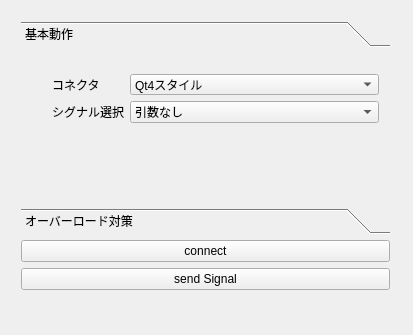
<?xml version="1.0" encoding="UTF-8"?>
<ui version="4.0">
 <class>Widget</class>
 <widget class="QWidget" name="Widget">
  <property name="geometry">
   <rect>
    <x>0</x>
    <y>0</y>
    <width>413</width>
    <height>335</height>
   </rect>
  </property>
  <property name="windowTitle">
   <string>SignalSlotSample</string>
  </property>
  <widget class="QWidget" name="verticalLayoutWidget">
   <property name="geometry">
    <rect>
     <x>10</x>
     <y>10</y>
     <width>391</width>
     <height>291</height>
    </rect>
   </property>
   <layout class="QVBoxLayout" name="verticalLayout">
    <item>
     <widget class="QToolBox" name="toolBox">
      <property name="enabled">
       <bool>true</bool>
      </property>
      <property name="currentIndex">
       <number>0</number>
      </property>
      <widget class="QWidget" name="page">
       <property name="geometry">
        <rect>
         <x>0</x>
         <y>0</y>
         <width>389</width>
         <height>159</height>
        </rect>
       </property>
       <attribute name="label">
        <string>基本動作</string>
       </attribute>
       <widget class="QWidget" name="layoutWidget">
        <property name="geometry">
         <rect>
          <x>20</x>
          <y>10</y>
          <width>349</width>
          <height>71</height>
         </rect>
        </property>
        <layout class="QFormLayout" name="formLayout">
         <item row="0" column="0">
          <widget class="QLabel" name="label">
           <property name="text">
            <string>コネクタ</string>
           </property>
           <property name="alignment">
            <set>Qt::AlignLeading|Qt::AlignLeft|Qt::AlignVCenter</set>
           </property>
          </widget>
         </item>
         <item row="0" column="1">
          <widget class="QComboBox" name="connectorComboBox">
           <item>
            <property name="text">
             <string>Qt4スタイル</string>
            </property>
           </item>
           <item>
            <property name="text">
             <string>Qt5スタイル</string>
            </property>
           </item>
           <item>
            <property name="text">
             <string>lamdaスタイル1</string>
            </property>
           </item>
           <item>
            <property name="text">
             <string>lamdaスタイル2</string>
            </property>
           </item>
          </widget>
         </item>
         <item row="1" column="0">
          <widget class="QLabel" name="label_3">
           <property name="text">
            <string>シグナル選択</string>
           </property>
           <property name="alignment">
            <set>Qt::AlignLeading|Qt::AlignLeft|Qt::AlignVCenter</set>
           </property>
          </widget>
         </item>
         <item row="1" column="1">
          <widget class="QComboBox" name="signalTypeComboBox">
           <item>
            <property name="text">
             <string>引数なし</string>
            </property>
           </item>
           <item>
            <property name="text">
             <string>引数あり(int)</string>
            </property>
           </item>
          </widget>
         </item>
        </layout>
       </widget>
      </widget>
      <widget class="QWidget" name="page_2">
       <property name="geometry">
        <rect>
         <x>0</x>
         <y>0</y>
         <width>389</width>
         <height>159</height>
        </rect>
       </property>
       <attribute name="label">
        <string>オーバーロード対策</string>
       </attribute>
       <widget class="QWidget" name="formLayoutWidget">
        <property name="geometry">
         <rect>
          <x>10</x>
          <y>10</y>
          <width>331</width>
          <height>51</height>
         </rect>
        </property>
        <layout class="QFormLayout" name="formLayout_2">
         <item row="0" column="0">
          <widget class="QLabel" name="overLoadLabel">
           <property name="enabled">
            <bool>true</bool>
           </property>
           <property name="text">
            <string>対策方法</string>
           </property>
          </widget>
         </item>
         <item row="0" column="1">
          <widget class="QComboBox" name="overLoadComboBox">
           <property name="enabled">
            <bool>true</bool>
           </property>
           <property name="sizePolicy">
            <sizepolicy hsizetype="Preferred" vsizetype="Fixed">
             <horstretch>0</horstretch>
             <verstretch>0</verstretch>
            </sizepolicy>
           </property>
           <item>
            <property name="text">
             <string>static_castする</string>
            </property>
           </item>
           <item>
            <property name="text">
             <string>関数ポインタ化する</string>
            </property>
           </item>
           <item>
            <property name="text">
             <string>QOverload&lt;型&gt;::ofを使用する</string>
            </property>
           </item>
           <item>
            <property name="text">
             <string>qOverload&lt;型&gt;を使用する</string>
            </property>
           </item>
          </widget>
         </item>
         <item row="1" column="0">
          <widget class="QLabel" name="label_2">
           <property name="text">
            <string>シグナル選択</string>
           </property>
          </widget>
         </item>
         <item row="1" column="1">
          <widget class="QComboBox" name="signalTypeOverloadComboBox">
           <item>
            <property name="text">
             <string>引数(int)</string>
            </property>
           </item>
           <item>
            <property name="text">
             <string>引数(String)</string>
            </property>
           </item>
          </widget>
         </item>
        </layout>
       </widget>
      </widget>
     </widget>
    </item>
    <item>
     <widget class="QPushButton" name="connectButton">
      <property name="text">
       <string>connect</string>
      </property>
     </widget>
    </item>
    <item>
     <widget class="QPushButton" name="sendSignalButton">
      <property name="text">
       <string>send Signal</string>
      </property>
     </widget>
    </item>
   </layout>
  </widget>
 </widget>
 <layoutdefault spacing="6" margin="11"/>
 <resources/>
 <connections/>
</ui>
